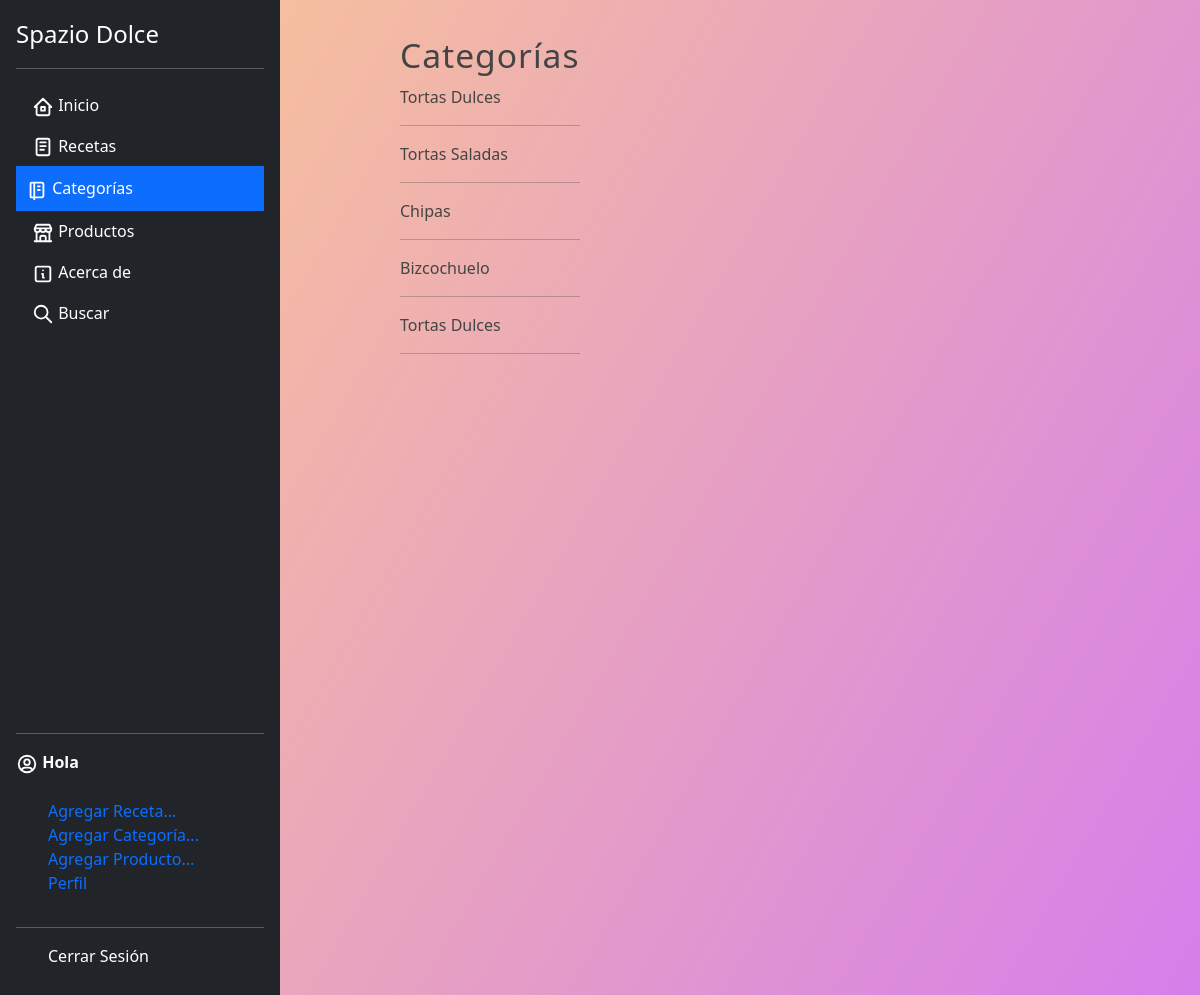
Page /categorias/ on the committed database.
### blog/models.py (models this page shows, shortened)
class Category(models.Model):
    name = models.CharField(max_length=100, verbose_name='Nombre')
    description = models.CharField(max_length=255,verbose_name='Descripción')
    created_at = models.DateTimeField(auto_now_add=True, verbose_name='Creado el')
    class Meta:
        verbose_name = 'Categoría'
        verbose_name_plural = 'Categorías'

### blog/views.py (the view)
# urls.py: path('categorias/', views.categories, name = 'list_categorias'),
def categories(request):
    categories = Category.objects.all()
    return render(request,'categories/listcategory.html',{
        'title' : 'Categorías',
        'categories' : categories,
    })

### blog/processor.py (called while the page is built)
def get_categories(request):
    categories_in_use = Article.objects.filter(public = True).values_list('categories',flat = True)
    categories = Category.objects.filter(id__in =categories_in_use).values_list('id','name')
    return {
        'categories' : categories,
        'categories_in_use' :categories_in_use
    }

### pages/context_processors.py (called while the page is built)
def get_pages(request):
    pages = Page.objects.filter(visible = True).order_by("order").values_list('id','title', 'slug')
    return {
        'pages' : pages
    }

### blog/templates/categories/listcategory.html (shortened to what this page needs)
{% extends 'layouts/layout.html'%}
{%block content %}
<body class="body-list-cat">
    <h1 class ="title">{{title}}</h1>
    {% include 'categories/categories.html' %}
    </body>
{% endblock %}

### blog/templates/categories/categories.html (shortened to what this page needs)
{% for category in categories%}
<article class = "article-item">
    <div class = "data">
        <p>
            {% if category.id %}
            <a href="{% url 'category' category.id %}">{{ category.name}}</a>
        {% endif %}
        </p>
    </div>
</article>
<hr>
{% endfor %}

### mainapp/static/css/styles.css (style rules this page uses)
* { text-decoration: none !important; list-style: none; }
.title { color:#444; letter-spacing: 1px; font-size: 30px; margin-bottom: 10px; margin-top: 5px; font-size: 2.1rem; }
.box a { color: #444; }
.body-list-cat { background-image: linear-gradient(120deg, #fccb90 0%, #d57eeb 100%); }

### rows in the picture
Category: name "Tortas Dulces"
Category: name "Tortas Saladas"
Category: name "Chipas"
Category: name "Bizcochuelo"
Category: name "Tortas Dulces"

### other values in the picture
{{ title }} "Categorías"
